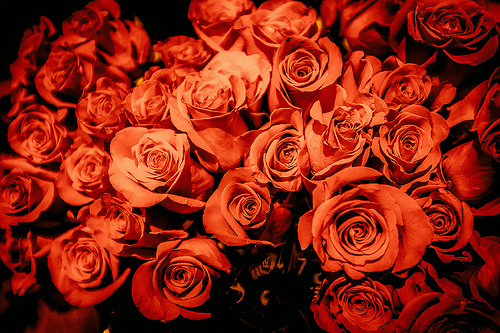
#> input picture flowers/rose/10503217854_e66a804309.jpg, 500 x 333 px, found by its file name; its folder holds 4 pictures in this run
$ python resize.py
#> lines starting #> are read from the running program, lines starting #| are printed output that depends on the picture

import cv2
import os

image_path='d:/tf/CNNmodel/flowers/rose'
filename='rose'

def Resize_Image(image_path,w=320,h=240):
#> called with image_path = 'd:/tf/CNNmodel/flowers/rose', w = 320, h = 240
    image_path_list = os.listdir(image_path)
    image_path_list.sort()
    number=1
    for filename in image_path_list:
        file = image_path+'/'+filename
        img = cv2.imread((file), cv2.IMREAD_COLOR)
#> img is the input picture: shape (333, 500, 3); mean B, G, R 14.5, 33, 138.6
        # 调用cv2.resize函数resize图片
        new_img = cv2.resize(img, (w, h), interpolation=cv2.INTER_CUBIC)
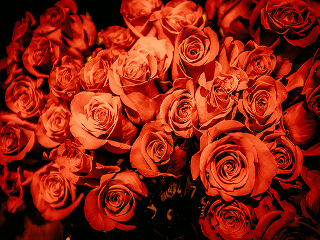
#> new_img: shape (240, 320, 3); mean B, G, R 14.6, 33.1, 138.7
#> pass 3 of the loop in Resize_Image, `for filename in image_path_list:`:
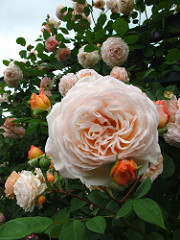
#> input picture flowers/rose/14408977935_a397e796b8_m.jpg, 180 x 240 px, found by its file name
#> in Resize_Image, img is the input picture: shape (240, 180, 3); mean B, G, R 79.2, 99.8, 100.9
#> in Resize_Image, `new_img = cv2.resize(img, (w, h), interpolation=cv2.INTER_CUBIC)`:
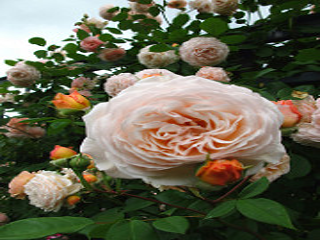
#> new_img: shape (240, 320, 3); mean B, G, R 79.2, 99.8, 100.9
#> the loop made 4 passes; the first 3 are shown
        img_name = str(number)+'.jpg'
        number+=1
        # 生成圖片儲存路徑
        save_path = image_path + '_new/'
        if os.path.exists(save_path):
            print(number)
            # 調用cv.2的imwrite函數保存圖片
            save_img = save_path + img_name
            cv2.imwrite(save_img, new_img)
        else:
            os.mkdir(save_path)
            save_img = save_path + img_name
            cv2.imwrite(save_img, new_img)

Resize_Image(image_path)
